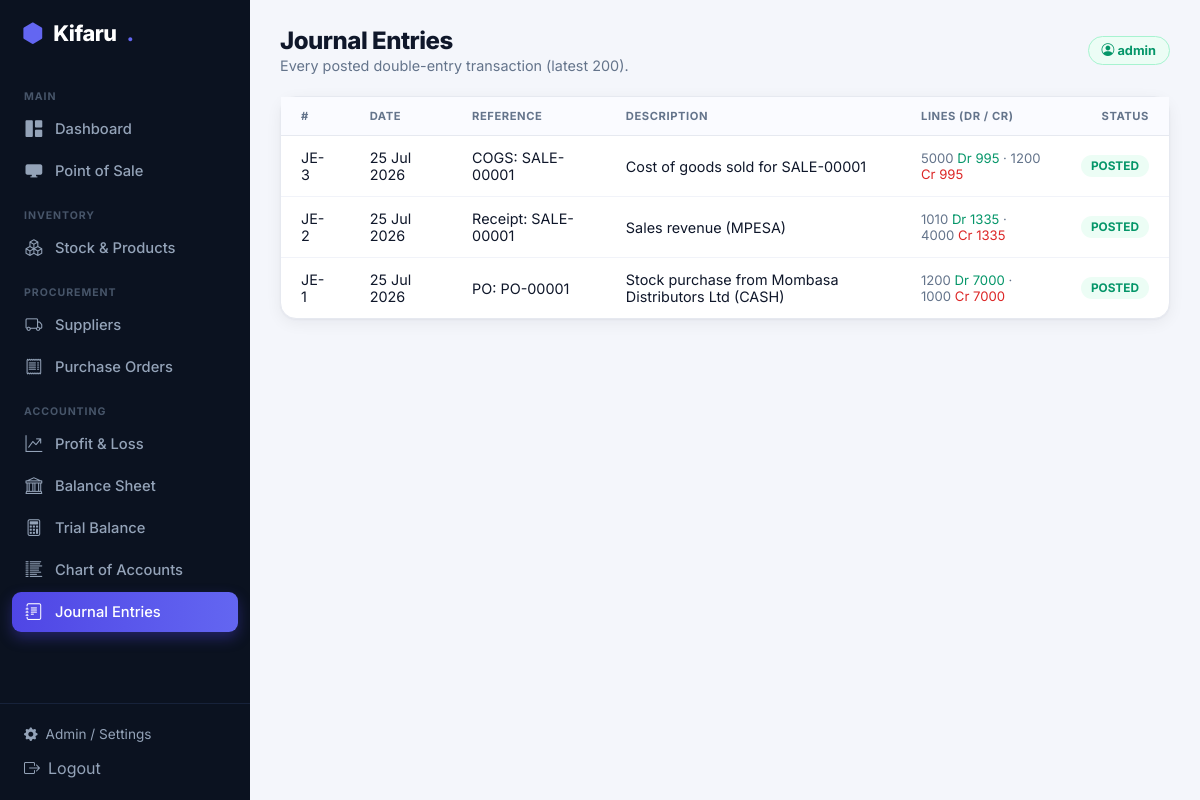
/accounting/journals/ (signed in), run on the app's committed database.
### accounting/models.py (models this page shows, shortened)
class JournalEntry(models.Model):
    STATUS_CHOICES = [
        ('DRAFT', 'Draft'),
        ('POSTED', 'Posted'),
        ('REVERSED', 'Reversed'),
    ]
    date = models.DateField()
    reference = models.CharField(max_length=255, help_text="e.g., Receipt No, Invoice No")
    description = models.TextField()
    status = models.CharField(max_length=10, choices=STATUS_CHOICES, default='DRAFT')
    period = models.ForeignKey(AccountingPeriod, on_delete=models.PROTECT)
    created_at = models.DateTimeField(auto_now_add=True)
    posted_at = models.DateTimeField(null=True, blank=True)
    created_by = models.ForeignKey(User, null=True, on_delete=models.PROTECT, related_name='journals_created')
    class Meta:
        verbose_name_plural = "Journal Entries"

class JournalLine(models.Model):
    journal_entry = models.ForeignKey(JournalEntry, related_name='lines', on_delete=models.CASCADE)
    account = models.ForeignKey(Account, on_delete=models.PROTECT)
    debit = models.DecimalField(max_digits=14, decimal_places=2, default=Decimal('0.00'))
    credit = models.DecimalField(max_digits=14, decimal_places=2, default=Decimal('0.00'))

class Account(models.Model):
    ACCOUNT_TYPES = [
        ('ASSET', 'Asset'),
        ('LIABILITY', 'Liability'),
        ('EQUITY', 'Equity'),
        ('REVENUE', 'Revenue'),
        ('EXPENSE', 'Expense'),
    ]
    code = models.CharField(max_length=20, unique=True, help_text="e.g., 1000 for Cash, 4000 for Sales")
    name = models.CharField(max_length=255)
    account_type = models.CharField(max_length=15, choices=ACCOUNT_TYPES)
    is_active = models.BooleanField(default=True)

### accounting/views.py (the view)
# urls.py: path('journals/', views.journal_list, name='journal_list'),
@login_required
def journal_list(request):
    entries = (JournalEntry.objects.all()
               .prefetch_related('lines__account')
               .order_by('-date', '-id')[:200])
    return render(request, 'accounting/journal_list.html',
                  {'entries': entries, 'active': 'journals'})

### accounting/templates/accounting/journal_list.html (shortened to what this page needs)
{% extends 'base.html' %}
{% block heading %}Journal Entries{% endblock %}
{% block subheading %}Every posted double-entry transaction (latest 200).{% endblock %}
{% block content %}
<div class="k-card">
    <table class="k-table">
        <thead><tr><th>#</th><th>Date</th><th>Reference</th><th>Description</th><th>Lines (Dr / Cr)</th><th class="num">Status</th></tr></thead>
        <tbody>
        {% for e in entries %}
            <tr>
                <td>JE-{{ e.id }}</td>
                <td>{{ e.date|date:"d M Y" }}</td>
                <td>{{ e.reference }}</td>
                <td>{{ e.description }}</td>
                <td style="font-size:.82rem;color:var(--k-muted)">
                    {% for l in e.lines.all %}{{ l.account.code }}
                        {% if l.debit %}<span style="color:#059669">Dr {{ l.debit|floatformat:0 }}</span>{% else %}<span style="color:#dc2626">Cr {{ l.credit|floatformat:0 }}</span>{% endif %}{% if not forloop.last %} · {% endif %}{% endfor %}
                </td>
                <td class="num"><span class="k-badge {% if e.status == 'POSTED' %}b-green{% elif e.status == 'DRAFT' %}b-amber{% else %}b-gray{% endif %}">{{ e.status }}</span></td>
            </tr>
        {% empty %}
            <tr><td colspan="6" class="k-empty">No journal entries yet.</td></tr>
        {% endfor %}
        </tbody>
    </table>
</div>
{% endblock %}

### templates/base.html (shortened to what this page needs)
{% load static %}
<!DOCTYPE html>
<html lang="en">
<head>
    <link rel="stylesheet" href="https://cdn.jsdelivr.net/npm/bootstrap-icons@1.11.3/font/bootstrap-icons.css">
    <link rel="stylesheet" href="{% static 'css/kifaru.css' %}">
</head>
<body>
<div class="k-shell">
    <aside class="k-sidebar" id="kSidebar">
        <div class="k-brand"><i class="bi bi-hexagon-fill dot"></i> Kifaru<span class="dot">.</span></div>
        <nav class="k-nav">
            <div class="sec">Main</div>
            <a href="{% url 'admin_dashboard' %}" class="{% if active == 'dashboard' %}active{% endif %}"><i class="bi bi-grid-1x2-fill"></i> Dashboard</a>
            <a href="{% url 'pos_dashboard' %}" class="{% if active == 'pos' %}active{% endif %}"><i class="bi bi-display-fill"></i> Point of Sale</a>
            <div class="sec">Inventory</div>
            <a href="{% url 'inventory_dashboard' %}" class="{% if active == 'inventory' %}active{% endif %}"><i class="bi bi-boxes"></i> Stock &amp; Products</a>
            <div class="sec">Procurement</div>
            <a href="{% url 'supplier_list' %}" class="{% if active == 'suppliers' %}active{% endif %}"><i class="bi bi-truck"></i> Suppliers</a>
            <a href="{% url 'po_list' %}" class="{% if active == 'purchasing' %}active{% endif %}"><i class="bi bi-receipt"></i> Purchase Orders</a>
            <div class="sec">Accounting</div>
            <a href="{% url 'profit_loss' %}" class="{% if active == 'pnl' %}active{% endif %}"><i class="bi bi-graph-up-arrow"></i> Profit &amp; Loss</a>
            <a href="{% url 'balance_sheet' %}" class="{% if active == 'balance' %}active{% endif %}"><i class="bi bi-bank"></i> Balance Sheet</a>
            <a href="{% url 'trial_balance' %}" class="{% if active == 'trial' %}active{% endif %}"><i class="bi bi-calculator"></i> Trial Balance</a>
            <a href="{% url 'chart_of_accounts' %}" class="{% if active == 'coa' %}active{% endif %}"><i class="bi bi-list-columns-reverse"></i> Chart of Accounts</a>
            <a href="{% url 'journal_list' %}" class="{% if active == 'journals' %}active{% endif %}"><i class="bi bi-journal-text"></i> Journal Entries</a>
        </nav>
        <div class="k-side-foot">
            <a href="/admin/"><i class="bi bi-gear-fill"></i> Admin / Settings</a>
            <form method="post" action="/admin/logout/" style="margin:0">{% csrf_token %}
                <button type="submit" style="background:none;border:none;color:inherit;font:inherit;cursor:pointer;display:flex;align-items:center;gap:8px;padding:8px 10px;width:100%;border-radius:8px" onmouseover="this.style.background='#111a2e';this.style.color='#fff'" onmouseout="this.style.background='none';this.style.color=''"><i class="bi bi-box-arrow-right"></i> Logout</button>
            </form>
        </div>
    </aside>
    <main class="k-main">
        <div class="k-top">
            <div style="display:flex;align-items:center;gap:12px">
                <div>
                    <h1>{% block heading %}Dashboard{% endblock %}</h1>
                    <p>{% block subheading %}{% endblock %}</p>
                </div>
            </div>
            <div style="display:flex;align-items:center;gap:12px">
                <span class="k-chip"><i class="bi bi-person-circle"></i> {{ request.user.username }}</span>
            </div>
        </div>
        {% block content %}{% endblock %}
    </main>
</div>
</body>
</html>

### static/css/kifaru.css (style rules this page uses)
:root { --k-bg:#f4f6fb; --k-surface:#ffffff; --k-ink:#0f172a; --k-muted:#64748b; --k-border:#e6e9f0; --k-brand:#4f46e5; --k-brand-2:#6366f1; --k-green:#10b981; --k-amber:#f59e0b; --k-red:#ef4444; --k-cyan:#06b6d4; --k-purple:#8b5cf6; --k-sidebar:#0b1220; --k-sidebar-ink:#94a3b8; --k-shadow:0 1px 2px rgba(16,24,40,.04),0 4px 16px rgba(16,24,40,.06); }
* { box-sizing:border-box }
body { font-family:'Inter',system-ui,-apple-system,Segoe UI,Roboto,sans-serif;background:var(--k-bg);color:var(--k-ink);margin:0 }
.k-shell { display:flex;min-height:100vh }
.k-sidebar { width:250px;background:var(--k-sidebar);color:var(--k-sidebar-ink);position:fixed;top:0;bottom:0;left:0;display:flex;flex-direction:column;z-index:50 }
.k-main { margin-left:250px;flex:1;padding:26px 30px;width:calc(100% - 250px) }
.k-brand { padding:20px 22px;font-weight:800;font-size:1.35rem;color:#fff;letter-spacing:-.02em;display:flex;align-items:center;gap:10px }
.k-brand .dot { color:var(--k-brand-2) }
.k-nav { padding:8px 12px;overflow-y:auto;flex:1 }
.k-nav .sec { font-size:.66rem;text-transform:uppercase;letter-spacing:.09em;color:#475569;font-weight:700;padding:16px 12px 6px }
.k-nav a { display:flex;align-items:center;gap:11px;color:var(--k-sidebar-ink);text-decoration:none;padding:10px 12px;border-radius:9px;font-weight:500;font-size:.92rem;margin-bottom:2px;transition:.15s }
.k-nav a.active { background:linear-gradient(90deg,var(--k-brand),var(--k-brand-2));color:#fff;box-shadow:0 6px 14px rgba(79,70,229,.35) }
.k-nav a i { width:20px;text-align:center;font-size:1.05rem }
.k-side-foot { padding:14px;border-top:1px solid #17223a }
.k-side-foot a { color:var(--k-sidebar-ink);text-decoration:none;font-size:.85rem;display:flex;align-items:center;gap:8px;padding:8px 10px;border-radius:8px }
.k-top { display:flex;justify-content:space-between;align-items:center;margin-bottom:22px;gap:12px;flex-wrap:wrap }
.k-top h1 { font-size:1.5rem;font-weight:800;margin:0;letter-spacing:-.02em }
.k-top p { margin:2px 0 0;color:var(--k-muted);font-size:.9rem }
.k-chip { background:#ecfdf5;color:#059669;border:1px solid #a7f3d0;padding:6px 13px;border-radius:999px;font-weight:700;font-size:.8rem }
.k-card { background:var(--k-surface);border:1px solid var(--k-border);border-radius:16px;box-shadow:var(--k-shadow) }
.k-table { width:100%;border-collapse:collapse }
.k-table th { text-align:left;font-size:.7rem;text-transform:uppercase;letter-spacing:.05em;color:var(--k-muted);font-weight:700;padding:12px 20px;border-bottom:1px solid var(--k-border);background:#fafbff }
.k-table td { padding:13px 20px;border-bottom:1px solid #f1f3f9;font-size:.9rem }
.k-table tr:last-child td { border-bottom:none }
.k-table .num { text-align:right;font-variant-numeric:tabular-nums }
.k-badge { padding:4px 10px;border-radius:999px;font-size:.74rem;font-weight:700;display:inline-block }
.b-green { background:#ecfdf5;color:#059669 }

### data on the page
JournalEntry: id "3", date "25 Jul 2026", reference "COGS: SALE-00001", description "Cost of goods sold for SALE-00001", status "POSTED"
JournalLine: account.code "5000", debit "995"
JournalLine: account.code "1200", credit "995"
JournalEntry: id "2", date "25 Jul 2026", reference "Receipt: SALE-00001", description "Sales revenue (MPESA)", status "POSTED"
JournalLine: account.code "1010", debit "1335"
JournalLine: account.code "4000", credit "1335"
JournalEntry: id "1", date "25 Jul 2026", reference "PO: PO-00001", description "Stock purchase from Mombasa Distributors Ltd (CASH)", status "POSTED"
JournalLine: account.code "1200", debit "7000"
JournalLine: account.code "1000", credit "7000"

### other printed values
{{ request.user.username }} "admin"
